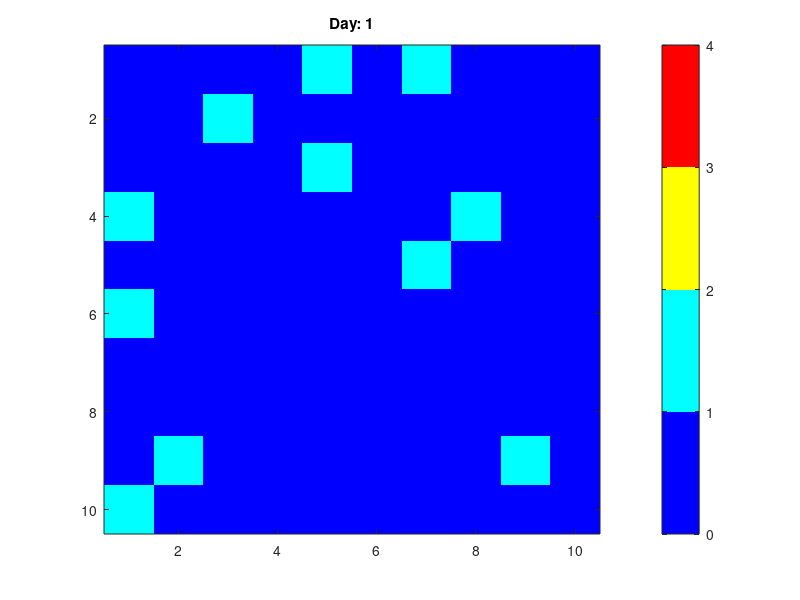

Recreate this plot in MATLAB. (Note: this script raises an error after producing the figure.)
% Jackson Prettyman, Matt Bass, Will Johnson
% May 10, 2021
% CA model of COVID infection accross a population

% figure dimensions
rows= 10; %number of rows 
cols = 10; %number of cols
x = 1:rows;
y = 1:cols; 

% simulation constants
days = 14; % number of days
number_iterations = days; % number of iterations 

% creating grid
cell_value = zeros(rows, cols);
cell_value_extend = zeros(rows + 2, cols + 2);
observation_period = {};
observation_period_extend = {};

% constants
length_of_infection = 2; % length in days that infection lasts
length_of_immunity = 5;
transmission_constant = .25; % chance a susceptible becomes infected ...
                             % when interacting with 1 infected
chance_of_death = .05;

                             
%cell states
susceptible_state = 0; 
dead_state = 9; 

% neighbor function for use in infection simulation
% input: coordinates of grid extended
% output: odds of infection given number of infected around susceptible
probability_of_infection = @(x, y, cell_value_ex) ...
    ((transmission_constant) ...
    * ((cell_value_ex(x + 1, y) > 0 && cell_value_ex(x + 1, y) < ...
    length_of_infection + 1) ...
    + (cell_value_ex(x - 1, y) > 0 && cell_value_ex(x - 1, y) < ...
    length_of_infection + 1) ...
    + (cell_value_ex(x, y + 1) > 0 && cell_value_ex(x, y + 1) < ...
    length_of_infection + 1) ...
    + (cell_value_ex(x, y - 1) > 0 && cell_value_ex(x ,y - 1) < ...
    length_of_infection + 1)));

% initial population values
total_population = rows * cols; % total number of people

% initialization probabilities
probability_initially_susceptible = 0.9; % probability to start susceptible 

% initializing the grid and grid list
initial_infected = 0;
for j = x
    for k = y
        if rand > probability_initially_susceptible
            cell_value(j, k) = cell_value(j, k) + 1;
            initial_infected = initial_infected + 1;
        end
    end
end

cell_value_extend(2:rows + 1, 2:cols + 1) = cell_value;
observation_period{1} = cell_value;
observation_period_extend{1} = cell_value_extend;

% population arrays
susceptible_array = zeros(1, number_iterations);
susceptible_array(1) = total_population - initial_infected;
infected_array = zeros(1, number_iterations);
infected_array(1) = initial_infected;
recovered_array = zeros(1, number_iterations);

for i = 2:number_iterations    
     cell_value = observation_period{i - 1};
     cell_value_extend = observation_period_extend{i - 1};
     for row = 2:rows + 1
         for col = 2:cols + 1
             if cell_value(row - 1, col - 1) == 0
                cell_value(row - 1, col - 1) = ...
                    cell_value(row - 1, col - 1) + (rand < ...
                    probability_of_infection(row, col, cell_value_extend));
             elseif cell_value(row - 1, col - 1) > 0 && ...
                 cell_value(row - 1, col - 1) < 8
                cell_value(row - 1, col - 1) = ...
                    cell_value(row - 1, col - 1) + 1;
                if cell_value(row - 1, col - 1) > 0 && ...
                        cell_value(row - 1, col - 1)<3 ...
                        && rand<= chance_of_death
                    cell_value(row - 1, col - 1) = dead_state;
                end
                if cell_value(row - 1, col - 1) == 8
                    cell_value(row - 1, col - 1) = 0;  
                end
             end
         end 
     end
     cell_value_extend(2:rows + 1, 2:cols + 1) = cell_value;
     observation_period{i} = cell_value;
     observation_period_extend{i} = cell_value_extend;
end






%Plotting the CA for each time step

upper_cv_bound = 4;
lower_cv_bound = 0;

%set the color map
set(groot,'DefaultFigureColormap',jet(4));
figure;
for i=1:1:number_iterations
    
    ca_model = observation_period{i};
   
    %Get max and mic cell value for the entire CA simulation
    
    imagesc(ca_model);
    caxis([lower_cv_bound,upper_cv_bound]);
    title(sprintf('Day: %d',i));
    cbh = colorbar();
    cbh.Ticks = linspace(0, 4, 1); 
    hold;
    axis equal; axis tight; axis xy;
    
    %wait to go onto next image
    fprintf('Waiting for any key to be pressed\n');
    w = waitforbuttonpress;
end